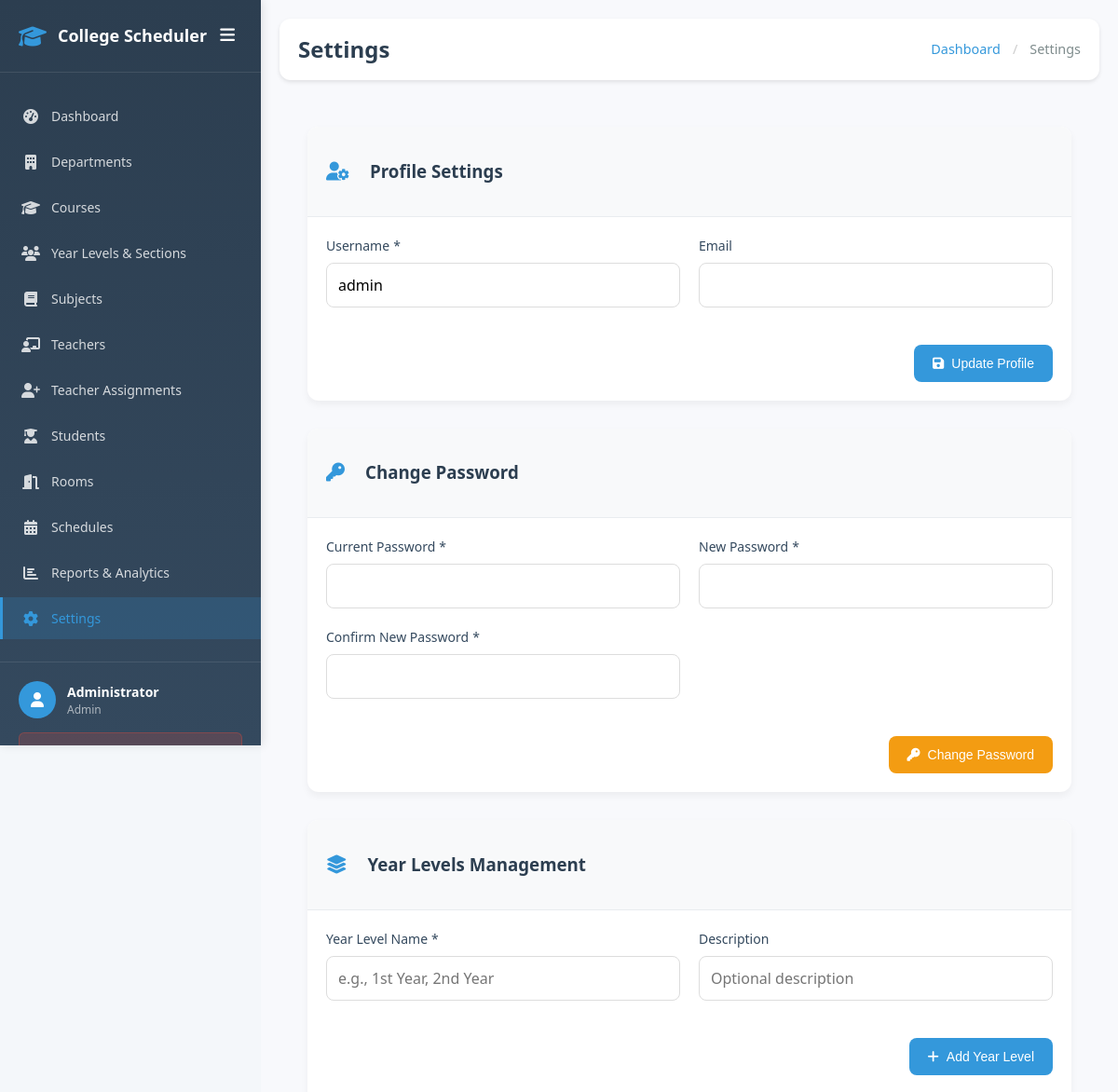
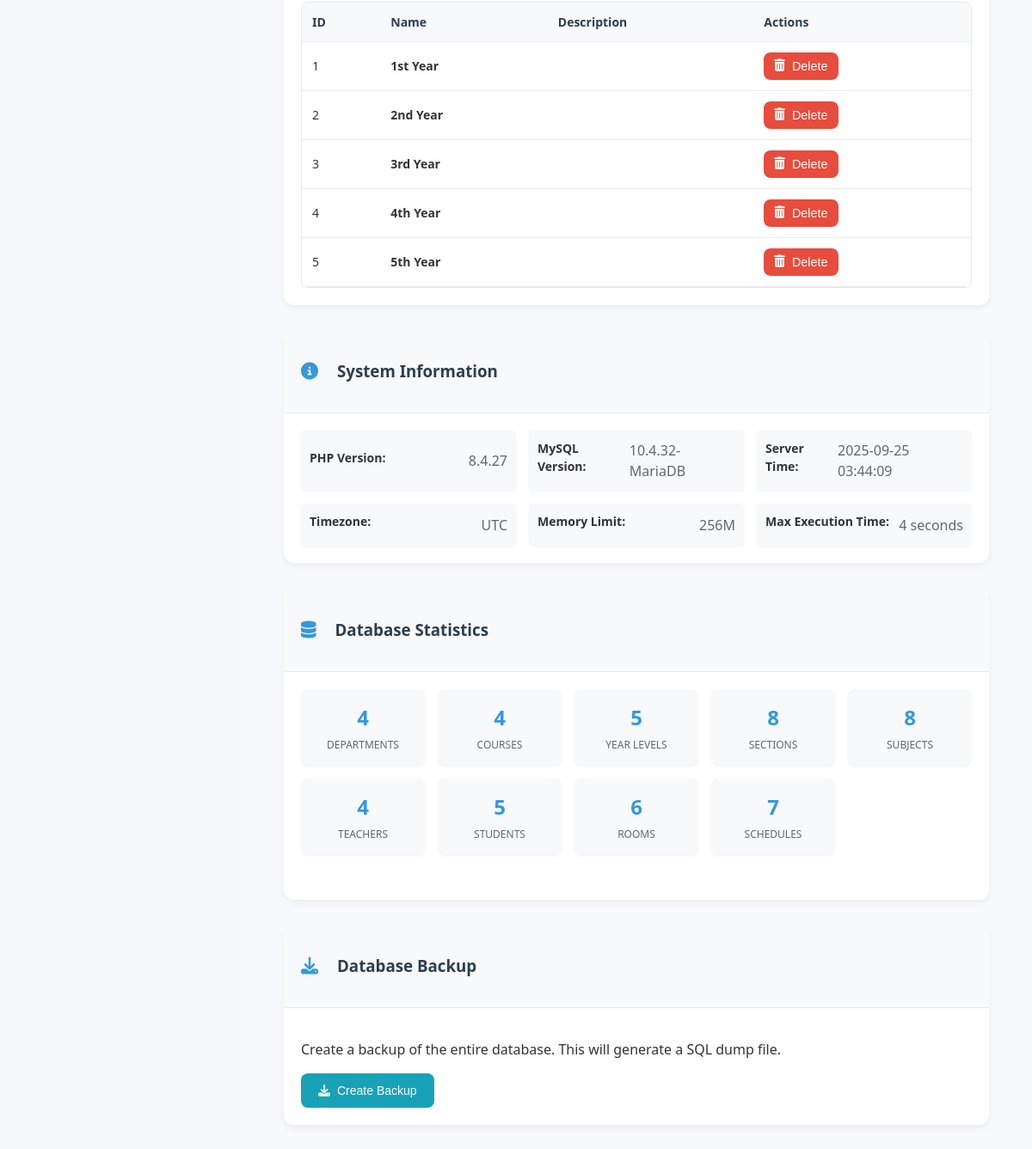
Screenshot of /admin_settings.php (signed in) with the database file from the repository (2 pictures, top to bottom).
### tables this page shows
CREATE TABLE IF NOT EXISTS year_levels (
    id INT AUTO_INCREMENT PRIMARY KEY,
    name VARCHAR(50) NOT NULL,
    created_at TIMESTAMP DEFAULT CURRENT_TIMESTAMP
);

### admin_settings.php (the view, shortened to what this page needs)
<?php
require 'config.php';
require_once 'includes/sidebar.php';
$admin_info = $mysqli->query("SELECT * FROM admins WHERE id = " . $_SESSION['admin_id'])->fetch_assoc();
$year_levels = $mysqli->query("SELECT * FROM year_levels ORDER BY name")->fetch_all(MYSQLI_ASSOC);
$system_info = [
    'php_version' => PHP_VERSION,
    'mysql_version' => $mysqli->server_info,
    'server_time' => date('Y-m-d H:i:s'),
    'timezone' => date_default_timezone_get(),
    'memory_limit' => ini_get('memory_limit'),
    'max_execution_time' => ini_get('max_execution_time')
];
$db_stats = $mysqli->query("
    SELECT
        (SELECT COUNT(*) FROM departments) as departments,
        (SELECT COUNT(*) FROM courses) as courses,
        (SELECT COUNT(*) FROM year_levels) as year_levels,
        (SELECT COUNT(*) FROM sections) as sections,
        (SELECT COUNT(*) FROM subjects) as subjects,
        (SELECT COUNT(*) FROM teachers) as teachers,
        (SELECT COUNT(*) FROM students) as students,
        (SELECT COUNT(*) FROM rooms) as rooms,
        (SELECT COUNT(*) FROM schedules) as schedules
")->fetch_assoc();
?>
<!DOCTYPE html>
<html lang="en">
<head>
    <link href="https://cdnjs.cloudflare.com/ajax/libs/font-awesome/6.6.0/css/all.min.css" rel="stylesheet" />
    <link rel="stylesheet" href="styles.css">
    <link rel="stylesheet" href="includes/sidebar.css">
</head>
<body>
    <div class="main-content">
        <div class="top-navbar">
            <div class="navbar-left">
                <h1 class="page-title">Settings</h1>
            </div>
            <div class="navbar-right">
                <div class="breadcrumb">
                    <a href="admin_dashboard.php">Dashboard</a>
                    <span class="breadcrumb-separator">/</span>
                    <span>Settings</span>
                </div>
            </div>
        </div>
        <div class="content-area">
            <div class="dashboard-card">
                <div class="card-header">
                    <i class="fas fa-user-cog"></i>
                    <h3>Profile Settings</h3>
                </div>
                <div class="card-content">
                    <form method="POST" class="form-grid">
                        <div class="form-group">
                            <label for="username">Username <span aria-hidden="true">*</span><span class="sr-only">(required)</span></label>
                            <input type="text" id="username" name="username" value="<?php echo htmlspecialchars($admin_info['username']); ?>" required aria-required="true">
                        </div>
                        <div class="form-group">
                            <label for="email">Email</label>
                            <input type="email" id="email" name="email" value="<?php echo htmlspecialchars($admin_info['email'] ?? ''); ?>">
                        </div>
                        <div class="form-actions">
                            <button type="submit" name="update_profile" class="btn btn-primary">
                                <i class="fas fa-save"></i> Update Profile
                            </button>
                        </div>
                    </form>
                </div>
            </div>
            <div class="dashboard-card">
                <div class="card-header">
                    <i class="fas fa-key"></i>
                    <h3>Change Password</h3>
                </div>
                <div class="card-content">
                    <form method="POST" class="form-grid">
                        <div class="form-group">
                            <label for="current_password">Current Password <span aria-hidden="true">*</span><span class="sr-only">(required)</span></label>
                            <input type="password" id="current_password" name="current_password" required aria-required="true">
                        </div>
                        <div class="form-group">
                            <label for="new_password">New Password <span aria-hidden="true">*</span><span class="sr-only">(required)</span></label>
                            <input type="password" id="new_password" name="new_password" required aria-required="true">
                        </div>
                        <div class="form-group">
                            <label for="confirm_password">Confirm New Password <span aria-hidden="true">*</span><span class="sr-only">(required)</span></label>
                            <input type="password" id="confirm_password" name="confirm_password" required aria-required="true">
                        </div>
                        <div class="form-actions">
                            <button type="submit" name="change_password" class="btn btn-warning">
                                <i class="fas fa-key"></i> Change Password
                            </button>
                        </div>
                    </form>
                </div>
            </div>
            <div class="dashboard-card">
                <div class="card-header">
                    <i class="fas fa-layer-group"></i>
                    <h3>Year Levels Management</h3>
                </div>
                <div class="card-content">
                    <form method="POST" class="form-grid" style="margin-bottom: 20px;">
                        <div class="form-group">
                            <label for="year_level_name">Year Level Name <span aria-hidden="true">*</span><span class="sr-only">(required)</span></label>
                            <input type="text" id="year_level_name" name="year_level_name" placeholder="e.g., 1st Year, 2nd Year" required aria-required="true">
                        </div>
                        <div class="form-group">
                            <label for="year_level_description">Description</label>
                            <input type="text" id="year_level_description" name="year_level_description" placeholder="Optional description">
                        </div>
                        <div class="form-actions">
                            <button type="submit" name="add_year_level" class="btn btn-primary">
                                <i class="fas fa-plus"></i> Add Year Level
                            </button>
                        </div>
                    </form>
                    <div class="table-responsive">
                        <table class="data-table">
                            <thead>
                                <tr>
                                    <th>ID</th>
                                    <th>Name</th>
                                    <th>Description</th>
                                    <th>Actions</th>
                                </tr>
                            </thead>
                            <tbody>
                                <?php foreach ($year_levels as $level): ?>
                                    <tr>
                                        <td><?php echo $level['id']; ?></td>
                                        <td><strong><?php echo htmlspecialchars($level['name']); ?></strong></td>
                                        <td><?php echo htmlspecialchars($level['description'] ?? ''); ?></td>
                                        <td>
                                            <div class="action-buttons">
                                                <button class="btn btn-sm btn-danger" onclick="deleteYearLevel(<?php echo $level['id']; ?>, '<?php echo htmlspecialchars($level['name']); ?>')">
                                                    <i class="fas fa-trash-alt"></i> Delete
                                                </button>
                                            </div>
                                        </td>
                                    </tr>
                                <?php endforeach; ?>
                            </tbody>
                        </table>
                    </div>
                </div>
            </div>
            <div class="dashboard-card">
                <div class="card-header">
                    <i class="fas fa-info-circle"></i>
                    <h3>System Information</h3>
                </div>
                <div class="card-content">
                    <div class="info-grid">
                        <div class="info-item">
                            <label>PHP Version:</label>
                            <span><?php echo $system_info['php_version']; ?></span>
                        </div>
                        <div class="info-item">
                            <label>MySQL Version:</label>
                            <span><?php echo $system_info['mysql_version']; ?></span>
                        </div>
                        <div class="info-item">
                            <label>Server Time:</label>
                            <span><?php echo $system_info['server_time']; ?></span>
                        </div>
                        <div class="info-item">
                            <label>Timezone:</label>
                            <span><?php echo $system_info['timezone']; ?></span>
                        </div>
                        <div class="info-item">
                            <label>Memory Limit:</label>
                            <span><?php echo $system_info['memory_limit']; ?></span>
                        </div>
                        <div class="info-item">
                            <label>Max Execution Time:</label>
                            <span><?php echo $system_info['max_execution_time']; ?> seconds</span>
                        </div>
                    </div>
                </div>
            </div>
            <div class="dashboard-card">
                <div class="card-header">
                    <i class="fas fa-database"></i>
                    <h3>Database Statistics</h3>
                </div>
                <div class="card-content">
                    <div class="stats-grid">
                        <div class="stat-item">
                            <span class="stat-number"><?php echo $db_stats['departments']; ?></span>
                            <span class="stat-label">Departments</span>
                        </div>
                        <div class="stat-item">
                            <span class="stat-number"><?php echo $db_stats['courses']; ?></span>
                            <span class="stat-label">Courses</span>
                        </div>
                        <div class="stat-item">
                            <span class="stat-number"><?php echo $db_stats['year_levels']; ?></span>
                            <span class="stat-label">Year Levels</span>
                        </div>
                        <div class="stat-item">
                            <span class="stat-number"><?php echo $db_stats['sections']; ?></span>
                            <span class="stat-label">Sections</span>
                        </div>
                        <div class="stat-item">
                            <span class="stat-number"><?php echo $db_stats['subjects']; ?></span>
                            <span class="stat-label">Subjects</span>
                        </div>
                        <div class="stat-item">
                            <span class="stat-number"><?php echo $db_stats['teachers']; ?></span>
                            <span class="stat-label">Teachers</span>
                        </div>
                        <div class="stat-item">
                            <span class="stat-number"><?php echo $db_stats['students']; ?></span>
                            <span class="stat-label">Students</span>
                        </div>
                        <div class="stat-item">
                            <span class="stat-number"><?php echo $db_stats['rooms']; ?></span>
                            <span class="stat-label">Rooms</span>
                        </div>
                        <div class="stat-item">
                            <span class="stat-number"><?php echo $db_stats['schedules']; ?></span>
                            <span class="stat-label">Schedules</span>
                        </div>
                    </div>
                </div>
            </div>
            <div class="dashboard-card">
                <div class="card-header">
                    <i class="fas fa-download"></i>
                    <h3>Database Backup</h3>
                </div>
                <div class="card-content">
                    <p>Create a backup of the entire database. This will generate a SQL dump file.</p>
                    <form method="POST" style="display: inline;">
                        <button type="submit" name="backup_database" class="btn btn-info" onclick="return confirm('This will create a database backup. Continue?')">
                            <i class="fas fa-download"></i> Create Backup
                        </button>
                    </form>
                </div>
            </div>
        </div>
    </div>
</body>
</html>

### rows the page displays
year_levels: id "1", name "1st Year"
year_levels: id "2", name "2nd Year"
year_levels: id "3", name "3rd Year"
year_levels: id "4", name "4th Year"
year_levels: id "5", name "5th Year"

### other values shown
$item['text'] "Dashboard"
$item['text'] "Departments"
$item['text'] "Courses"
$item['text'] "Year Levels & Sections"
$item['text'] "Subjects"
$item['text'] "Teachers"
$item['text'] "Teacher Assignments"
$item['text'] "Students"
$item['text'] "Rooms"
$item['text'] "Schedules"
$item['text'] "Reports & Analytics"
$item['text'] "Settings"
getUserName($userType) "Administrator"
$userType "Admin"
$system_info['php_version'] "8.4.27"
